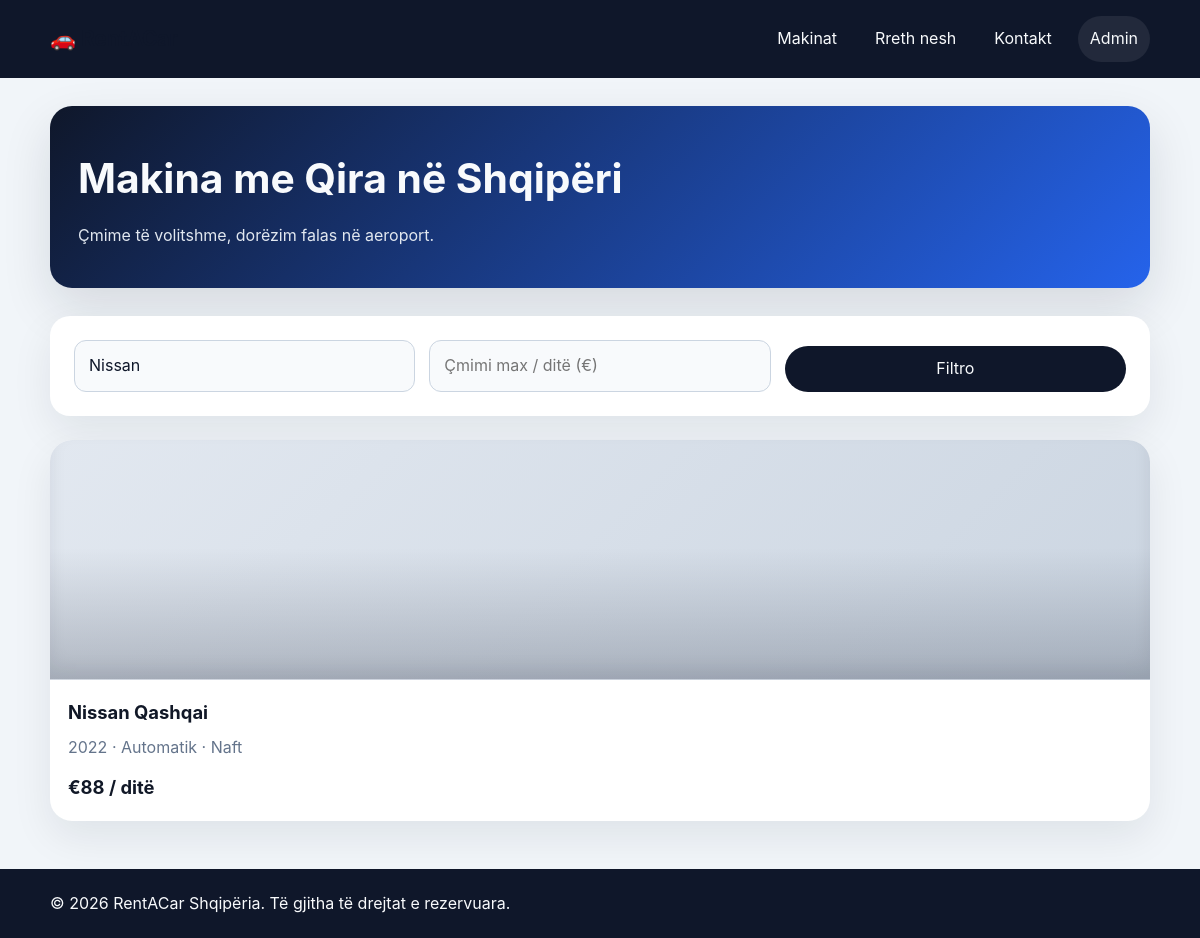
Screenshot of /index.php?brand=Nissan with the database file from the repository.
### tables this page shows
CREATE TABLE cars (
    id INT AUTO_INCREMENT PRIMARY KEY,
    brand VARCHAR(80) NOT NULL,
    model VARCHAR(80) NOT NULL,
    year INT NOT NULL,
    transmission ENUM('Manual','Automatik') NOT NULL DEFAULT 'Manual',
    fuel ENUM('Benzine','Naft','Hybrid','Elektrik') NOT NULL DEFAULT 'Benzine',
    seats INT NOT NULL DEFAULT 5,
    price_per_day DECIMAL(8,2) NOT NULL,
    image VARCHAR(255) DEFAULT NULL,
    description TEXT,
    available TINYINT(1) NOT NULL DEFAULT 1,
    created_at TIMESTAMP DEFAULT CURRENT_TIMESTAMP
);

### index.php (the view, shortened to what this page needs)
<?php
require __DIR__.'/db.php';
$brand = trim($_GET['brand'] ?? '');
$maxPrice = $_GET['max_price'] ?? '';
$sql = "SELECT * FROM cars WHERE available=1";
$params = [];
if ($brand !== '') { $sql .= " AND brand LIKE ?"; $params[] = "%$brand%"; }
$sql .= " ORDER BY created_at DESC";
$stmt = $pdo->prepare($sql);
$stmt->execute($params);
$cars = $stmt->fetchAll();
include __DIR__.'/header.php';
?>
<section class="hero">
  <h1>Makina me Qira në Shqipëri</h1>
  <p>Çmime të volitshme, dorëzim falas në aeroport.</p>
</section>
<form class="filters" method="get">
  <input type="text" name="brand" placeholder="Marka (BMW, Audi...)" value="<?= htmlspecialchars($brand) ?>">
  <input type="number" name="max_price" placeholder="Çmimi max / ditë (€)" value="<?= htmlspecialchars($maxPrice) ?>">
  <button class="btn" type="submit">Filtro</button>
</form>
<?php if (empty($cars)): ?>
  <p>Asnjë makinë nuk u gjet.</p>
<?php else: ?>
<div class="cars-grid">
  <?php foreach ($cars as $c): ?>
    <a class="car-card" href="car.php?id=<?= $c['id'] ?>" style="text-decoration:none;color:inherit">
      <div class="img" <?php if($c['image']): ?>style="background-image:url('uploads/<?= htmlspecialchars($c['image']) ?>')"<?php endif; ?>></div>
      <div class="body">
        <h3><?= htmlspecialchars($c['brand'].' '.$c['model']) ?></h3>
        <div class="meta"><?= $c['year'] ?> · <?= htmlspecialchars($c['transmission']) ?> · <?= htmlspecialchars($c['fuel']) ?></div>
        <div class="price">€<?= number_format($c['price_per_day'],0) ?><span> / ditë</span></div>
      </div>
    </a>
  <?php endforeach; ?>
</div>
<?php endif; ?>
<?php include __DIR__.'/footer.php'; ?>

### assets/css/style.css (style rules this page uses)
:root { color-scheme: light; color: #111827; background: #f8fafc; font-family: Inter, system-ui, -apple-system, BlinkMacSystemFont, "Segoe UI", sans-serif; line-height: 1.6; font-size: 16px; text-rendering: optimizeLegibility; }
* { box-sizing: border-box; }
html, body { margin: 0; min-height: 100%; }
body { background: #f1f5f9; }
a { color: #0f172a; text-decoration: none; }
button, input, select, textarea { font: inherit; }
button { cursor: pointer; }
.btn-ghost, .btn, .btn-secondary, .btn-danger { border: none; display: inline-flex; align-items: center; justify-content: center; padding: 10px 18px; border-radius: 999px; transition: transform .15s ease, box-shadow .15s ease, background .15s ease; }
.btn { background: #0f172a; color: #f8fafc; }
.hero { background: linear-gradient(135deg, #0f172a 0%, #2563eb 100%); color: #f8fafc; border-radius: 22px; padding: 40px 28px; margin-bottom: 28px; box-shadow: 0 20px 50px rgba(15,23,42,.12); }
.hero h1 { margin: 0 0 12px; font-size: clamp(2.2rem, 3.4vw, 3.4rem); }
.hero p { margin: 0; max-width: 720px; color: #e2e8f0; }
.filters, .login-box, .booking, form { background: #ffffff; padding: 24px; border-radius: 20px; box-shadow: 0 16px 40px rgba(15,23,42,.08); }
.filters { display: grid; grid-template-columns: repeat(auto-fit, minmax(180px, 1fr)); gap: 14px; align-items: end; margin-bottom: 24px; }
.filters input, .booking input, .booking select, .booking textarea, .login-box input, .login-box select, .login-box textarea { width: 100%; border: 1px solid #cbd5e1; border-radius: 12px; padding: 12px 14px; background: #f8fafc; color: #0f172a; }
.cars-grid { display: grid; grid-template-columns: repeat(auto-fit, minmax(260px, 1fr)); gap: 20px; }
.car-card { border-radius: 22px; overflow: hidden; background: #fff; box-shadow: 0 16px 40px rgba(15,23,42,.08); transition: transform .15s ease, box-shadow .15s ease; }
.car-card .img { min-height: 240px; position: relative; border-bottom: 1px solid rgba(15,23,42,.08); background: linear-gradient(135deg, #e2e8f0, #cbd5e1); background-size: cover; background-position: center; overflow: hidden; box-shadow: inset 0 -10px 18px rgba(15,23,42,.08); }
.car-card .img::after { content: ''; position: absolute; inset: 0; background: linear-gradient(180deg, rgba(248,250,252,0) 45%, rgba(15,23,42,.22) 100%); }
.car-card .body { padding: 18px; }
.car-card h3 { margin: 0 0 8px; font-size: 1.15rem; }
.car-card .meta { color: #64748b; margin-bottom: 12px; }
.car-card .price { font-size: 1.15rem; font-weight: 700; }

### rows the page displays
cars: brand+model "Nissan Qashqai", year "2022", transmission "Automatik", fuel "Naft", price_per_day "88"
